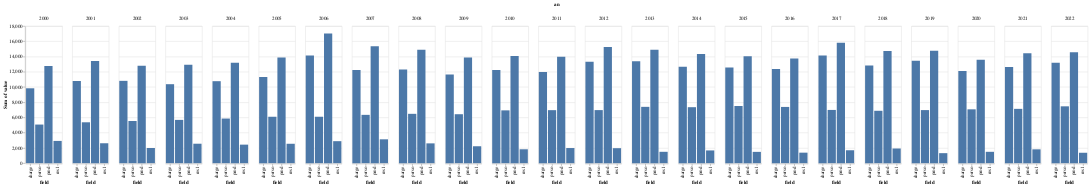

Write notebook code for a chart like this one.
### Code cell
alt.Chart(vor_data).transform_fold(
  ["prod", "charge", "perso", "res1"],
  as_=["field", "value"]
).mark_bar().encode(
  x="field:N",
  y="sum(value):Q",
  column="an:N"
)
